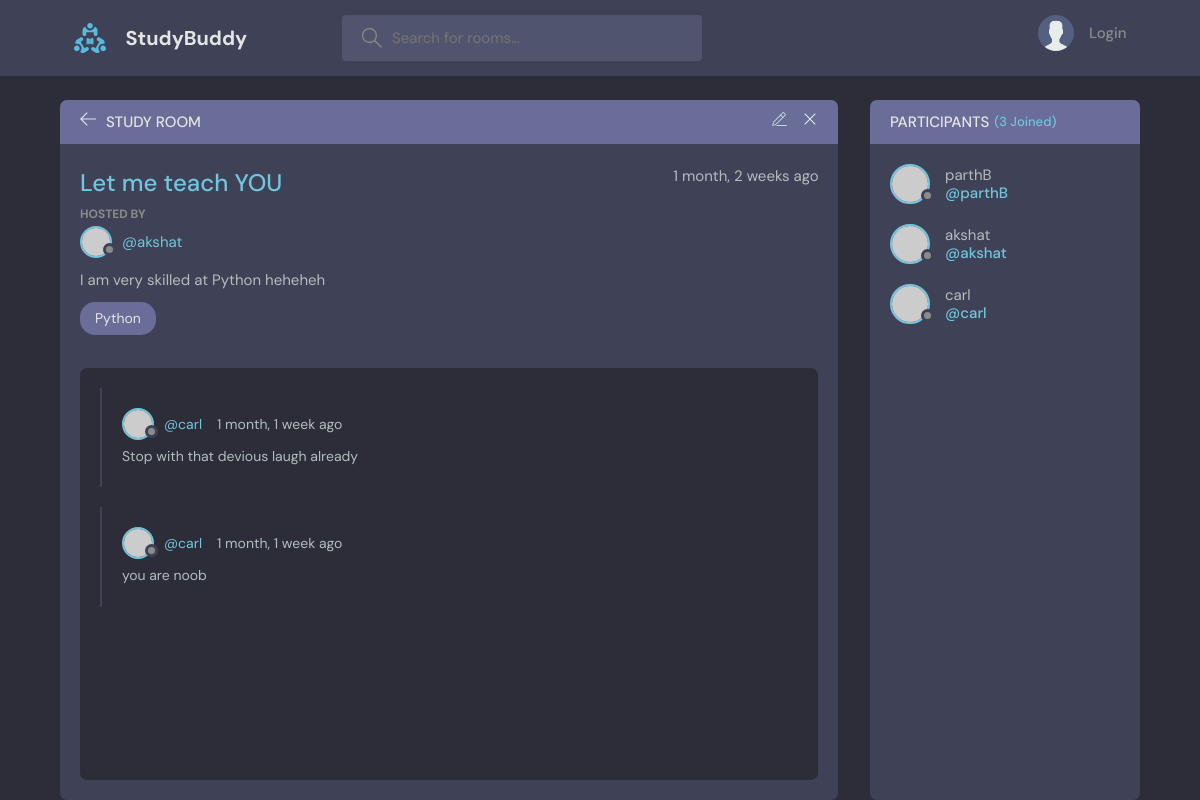
The page /room/4/ on the database its author committed.
### base/models.py (models this page shows, shortened)
class Room(models.Model):
    host = models.ForeignKey(User, on_delete=models.SET_NULL, null=True)
    topic = models.ForeignKey(Topic, on_delete=models.SET_NULL, null=True)
    name = models.CharField(max_length=200)
    description = models.TextField(null=True, blank=True)
    participants = models.ManyToManyField(User, related_name='participants', blank=True)
    updated = models.DateTimeField(auto_now=True)
    created = models.DateTimeField(auto_now_add=True)
    class Meta:
        ordering = ['-updated', '-created']

class Topic(models.Model):
    name = models.CharField(max_length=200)
    def __str__(self):
        return self.name

class Message(models.Model):
    user = models.ForeignKey(User, on_delete=models.CASCADE)
    room = models.ForeignKey(Room, on_delete=models.CASCADE)
    body = models.TextField(null=True, blank=True)
    updated = models.DateTimeField(auto_now=True)
    created = models.DateTimeField(auto_now_add=True)
    class Meta:
        ordering = ['-updated', '-created']

### base/views.py (the view, shortened to what this page needs)
# urls.py: path('room/<str:pk>/', views.room, name='room'),
def room(request, pk):
    room = Room.objects.get(id=pk)
    participants = room.participants.all()
    room_message = room.message_set.all()
    context = {'room':room, 'room_message':room_message, 'participants':participants}
    return render(request, 'base/room.html', context)

### base/templates/base/room.html (shortened to what this page needs)
{% include 'main.html' %} {% block content %}
<main class="profile-page layout layout--2">
  <div class="container">
    <div class="room">
      <div class="room__top">
        <div class="room__topLeft">
          <a href="{% url 'home' %}">
            <svg
              version="1.1"
              xmlns="http://www.w3.org/2000/svg"
              width="32"
              height="32"
              viewBox="0 0 32 32"
            >
              <title>arrow-left</title>
              <path
                d="M13.723 2.286l-13.723 13.714 13.719 13.714 1.616-1.611-10.96-10.96h27.625v-2.286h-27.625l10.965-10.965-1.616-1.607z"
              ></path>
            </svg>
          </a>
          <h3>Study Room</h3>
        </div>
        <div class="room__topRight">
          <a href="{% url 'update-room' room.id%}">
          </a>
          <a href="{% url 'delete-room' room.id%}">
            <svg
              version="1.1"
              xmlns="http://www.w3.org/2000/svg"
              width="32"
              height="32"
              viewBox="0 0 32 32"
            >
              <title>remove</title>
              <path
                d="M27.314 6.019l-1.333-1.333-9.98 9.981-9.981-9.981-1.333 1.333 9.981 9.981-9.981 9.98 1.333 1.333 9.981-9.98 9.98 9.98 1.333-1.333-9.98-9.98 9.98-9.981z"
              ></path>
            </svg>
          </a>
        </div>
      </div>
      <div class="room__box scroll">
        <div class="room__header scroll">
          <div class="room__info">
            <h3>{{room.name}}</h3>
            <span>{{room.created|timesince}} ago</span>
          </div>
          <div class="room__hosted">
            <p>Hosted By</p>
            <a href="{% url 'user-profile' room.host.id %}" class="room__author">
              <div class="avatar avatar--small">
                <img src="https://randomuser.me/api/portraits/men/37.jpg" />
              </div>
              <span>@{{room.host}}</span>
            </a>
          </div>
          <div class="room__details">{{room.description}}</div>
          <span class="room__topics">{{room.topic}}</span>
        </div>
        <div class="room__conversation">
          <div class="threads scroll">
            {% for message in room_message %}
            <div class="thread">
              <div class="thread__top">
                <div class="thread__author">
                  <a href="#" class="thread__authorInfo">
                    <div class="avatar avatar--small">
                      <img
                        src="https://randomuser.me/api/portraits/men/37.jpg"
                      />
                    </div>
                    <span>@{{message.user}}</span>
                  </a>
                  <span class="thread__date"
                    >{{message.created|timesince}} ago</span
                  >
                </div>
              </div>
              <div class="thread__details">
                {{message.body}}
              </div>
            </div>
            {% endfor %}
          </div>
        </div>
      </div>
    </div>
    <div class="participants">
      <h3 class="participants__top">Participants <span>({{room.participants.count}} Joined)</span></h3>
      <div class="participants__list scroll">
        {% for user in participants %}
        <a href="{% url 'user-profile' user.id%}" class="participant">
          <div class="avatar avatar--medium">
            <img src="https://randomuser.me/api/portraits/men/37.jpg" />
          </div>
          <p>
            {{user.username}}
            <span>@{{user.username}}</span>
          </p>
        </a>
        {% endfor %}
      </div>
    </div>
  </div>
</main>
{% endblock content %}

### rows shown on the page
Room: name "Let me teach YOU", created "1 month, 2 weeks", host "akshat", description "I am very skilled at Python heheheh", topic "Python", participants.count "3"
Message: user "carl", created "1 month, 1 week", body "Stop with that devious laugh already"
Message: user "carl", created "1 month, 1 week", body "you are noob"

### other values the page prints
{{ user.username }} "parthB"
{{ user.username }} "akshat"
{{ user.username }} "carl"
